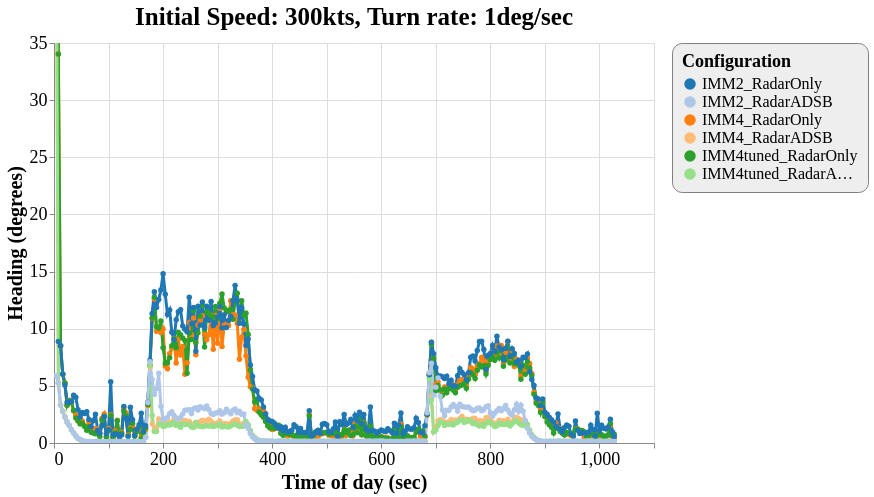

The Vega-Lite source for this figure:
### Vega-Lite specification from a JSON file in a GitHub repository (floating-point values rounded to 4 significant figures; data arrays with more than 128 entries replaced by an {"elided": "..."} marker saying what was removed)
{"config": {"view": {"continuousWidth": 600, "continuousHeight": 400}, "axisX": {"labelFontSize": 18, "titleFontSize": 20}, "axisY": {"labelFontSize": 18, "titleFontSize": 20}, "font": "Times New Roman", "legend": {"cornerRadius": 10, "fillColor": "#EEEEEE", "labelFontSize": 16, "padding": 10, "strokeColor": "gray", "titleFontSize": 18}, "title": {"fontSize": 25}}, "data": {"name": "data-ea7a145d8f530dba85aaaa95c51c8285"}, "mark": {"type": "line", "point": true, "strokeWidth": 3}, "encoding": {"color": {"type": "ordinal", "field": "config", "scale": {"scheme": "category20"}, "sort": ["IMM2_RadarOnly", "IMM2_RadarADSB", "IMM4_RadarOnly", "IMM4_RadarADSB", "IMM4tuned_RadarOnly", "IMM4tuned_RadarADSB"], "title": "Configuration"}, "x": {"type": "quantitative", "field": "time", "title": "Time of day (sec)"}, "y": {"type": "quantitative", "field": "rmse_hdg", "scale": {"domain": [0, 35], "zero": false}, "title": "Heading (degrees)"}}, "selection": {"selector043": {"type": "interval", "bind": "scales", "encodings": ["x", "y"]}}, "title": "Initial Speed: 300kts, Turn rate: 1deg/sec", "$schema": "https://vega.github.io/schema/vega-lite/v4.8.1.json", "datasets": {"data-ea7a145d8f530dba85aaaa95c51c8285": {"elided": "1541 records"}}}
